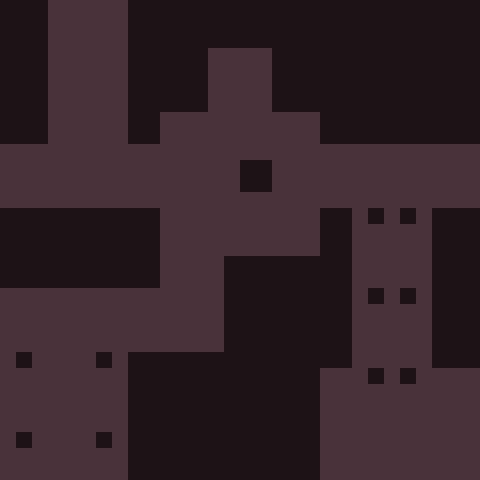

A level layout from a 2D game, rendered from its tile map. Below: a short description, then the map file with its tile-grid data intact:
An orthogonal 30x30 tile map with 16x16 px tiles, 1 tile layer (suelo), 1 hidden layer not drawn.

<map version="1.5" tiledversion="1.6.0" orientation="orthogonal" renderorder="right-down" width="30" height="30" tilewidth="16" tileheight="16" infinite="0" nextlayerid="6" nextobjectid="1">
 <tileset firstgid="1" source="0x72_16x16DungeonTileset.v4.tsx" />
 <layer id="1" name="suelo" width="30" height="30">
  <data encoding="csv">
101,101,101,117,117,117,117,117,101,101,101,101,101,101,101,101,101,101,101,101,101,101,101,101,101,101,101,101,101,101,
101,101,101,117,117,117,117,117,101,101,101,101,101,101,101,101,101,101,101,101,101,101,101,101,101,101,101,101,101,101,
101,101,101,117,117,117,117,117,101,101,101,101,101,101,101,101,101,101,101,101,101,101,101,101,101,101,101,101,101,101,
101,101,101,117,117,117,117,117,101,101,101,101,101,117,117,117,117,101,101,101,101,101,101,101,101,101,101,101,101,101,
101,101,101,117,117,117,117,117,101,101,101,101,101,117,117,117,117,101,101,101,101,101,101,101,101,101,101,101,101,101,
101,101,101,117,117,117,117,117,101,101,101,101,101,117,117,117,117,101,101,101,101,101,101,101,101,101,101,101,101,101,
101,101,101,117,117,117,117,117,101,101,101,101,101,117,117,117,117,101,101,101,101,101,101,101,101,101,101,101,101,101,
101,101,101,117,117,117,117,117,101,101,117,117,117,117,117,117,117,117,117,117,101,101,101,101,101,101,101,101,101,101,
101,101,101,117,117,117,117,117,101,101,117,117,117,117,117,117,117,117,117,117,101,101,101,101,101,101,101,101,101,101,
117,117,117,117,117,117,117,117,117,117,117,117,117,117,117,117,117,117,117,117,117,117,117,117,117,117,117,117,117,117,
117,117,117,117,117,117,117,117,117,117,117,117,117,117,117,101,101,117,117,117,117,117,117,117,117,117,117,117,117,117,
117,117,117,117,117,117,117,117,117,117,117,117,117,117,117,101,101,117,117,117,117,117,117,117,117,117,117,117,117,117,
117,117,117,117,117,117,117,117,117,117,117,117,117,117,117,117,117,117,117,117,117,117,117,117,117,117,117,117,117,117,
101,101,101,101,101,101,101,101,101,101,117,117,117,117,117,117,117,117,117,117,101,101,117,101,117,101,117,101,101,101,
101,101,101,101,101,101,101,101,101,101,117,117,117,117,117,117,117,117,117,117,101,101,117,117,117,117,117,101,101,101,
101,101,101,101,101,101,101,101,101,101,117,117,117,117,117,117,117,117,117,117,101,101,117,117,117,117,117,101,101,101,
101,101,101,101,101,101,101,101,101,101,117,117,117,117,101,101,101,101,101,101,101,101,117,117,117,117,117,101,101,101,
101,101,101,101,101,101,101,101,101,101,117,117,117,117,101,101,101,101,101,101,101,101,117,117,117,117,117,101,101,101,
117,117,117,117,117,117,117,117,117,117,117,117,117,117,101,101,101,101,101,101,101,101,117,101,117,101,117,101,101,101,
117,117,117,117,117,117,117,117,117,117,117,117,117,117,101,101,101,101,101,101,101,101,117,117,117,117,117,101,101,101,
117,117,117,117,117,117,117,117,117,117,117,117,117,117,101,101,101,101,101,101,101,101,117,117,117,117,117,101,101,101,
117,117,117,117,117,117,117,117,117,117,117,117,117,117,101,101,101,101,101,101,101,101,117,117,117,117,117,101,101,101,
117,101,117,117,117,117,101,117,101,101,101,101,101,101,101,101,101,101,101,101,101,101,117,117,117,117,117,101,101,101,
117,117,117,117,117,117,117,117,101,101,101,101,101,101,101,101,101,101,101,101,117,117,117,101,117,101,117,117,117,117,
117,117,117,117,117,117,117,117,101,101,101,101,101,101,101,101,101,101,101,101,117,117,117,117,117,117,117,117,117,117,
117,117,117,117,117,117,117,117,101,101,101,101,101,101,101,101,101,101,101,101,117,117,117,117,117,117,117,117,117,117,
117,117,117,117,117,117,117,117,101,101,101,101,101,101,101,101,101,101,101,101,117,117,117,117,117,117,117,117,117,117,
117,101,117,117,117,117,101,117,101,101,101,101,101,101,101,101,101,101,101,101,117,117,117,117,117,117,117,117,117,117,
117,117,117,117,117,117,117,117,101,101,101,101,101,101,101,101,101,101,101,101,117,117,117,117,117,117,117,117,117,117,
117,117,117,117,117,117,117,117,101,101,101,101,101,101,101,101,101,101,101,101,117,117,117,117,117,117,117,117,117,117
</data>
 </layer>
 <layer id="5" name="personajes" width="30" height="30" visible="0">
  <data encoding="csv">
0,0,0,0,0,0,0,0,0,0,0,0,0,0,0,0,0,0,0,0,0,0,0,0,0,0,0,0,0,0,
0,0,0,0,0,0,0,0,0,0,0,0,0,0,0,0,0,0,0,0,0,0,0,0,0,0,0,0,0,0,
0,0,0,0,0,0,0,0,0,0,0,0,0,0,0,0,0,0,0,0,0,0,0,0,0,0,0,0,0,0,
0,0,0,0,0,0,0,0,0,0,0,0,0,0,0,0,0,0,0,0,0,0,0,0,0,0,0,0,0,0,
0,0,0,0,0,0,0,0,0,0,0,0,0,0,0,0,0,0,0,0,0,0,0,0,0,0,0,0,0,0,
0,0,0,0,0,0,0,0,0,0,0,0,0,0,0,0,0,0,0,0,0,0,0,0,0,0,0,0,0,0,
0,0,0,0,0,0,0,0,0,0,0,0,0,0,0,0,0,0,0,0,0,0,0,0,0,0,0,0,0,0,
0,0,0,0,0,0,0,0,0,0,0,0,0,0,0,0,0,0,0,0,0,0,0,0,0,0,0,0,0,0,
0,0,0,0,0,0,0,0,0,0,0,0,0,0,0,0,0,0,0,0,0,0,0,0,0,0,0,0,0,0,
0,0,0,0,0,0,0,0,0,0,0,0,0,0,0,0,0,0,0,0,0,0,0,0,0,0,0,0,0,0,
0,0,0,0,133,0,0,0,0,0,0,0,0,0,0,0,0,0,0,0,0,0,0,0,0,0,0,0,0,0,
0,0,0,0,0,0,0,0,0,0,0,0,0,0,0,0,0,0,0,0,0,0,0,0,0,0,0,0,0,0,
0,0,0,0,0,0,0,0,0,0,0,0,0,0,0,0,0,0,0,0,0,0,0,0,0,0,0,0,0,0,
0,0,0,0,0,0,0,0,0,0,0,0,0,0,0,0,0,0,0,0,0,0,0,0,0,0,0,0,0,0,
0,0,0,0,0,0,0,0,0,0,0,0,0,0,0,0,0,0,0,0,0,0,0,0,0,0,0,0,0,0,
0,0,0,0,0,0,0,0,0,0,0,0,0,0,0,0,0,0,0,0,0,0,0,0,0,0,0,0,0,0,
0,0,0,0,0,0,0,0,0,0,0,0,0,0,0,0,0,0,0,0,0,0,0,0,0,0,0,0,0,0,
0,0,0,0,0,0,0,0,0,0,0,0,0,0,0,0,0,0,0,0,0,0,0,0,0,0,0,0,0,0,
0,0,0,0,0,0,0,0,0,0,0,0,0,0,0,0,0,0,0,0,0,0,0,0,0,0,0,0,0,0,
0,0,0,0,0,0,0,0,0,0,0,0,0,0,0,0,0,0,0,0,0,0,0,0,0,0,0,0,0,0,
0,0,0,0,0,0,0,0,0,0,0,0,0,0,0,0,0,0,0,0,0,0,0,0,0,0,0,0,0,0,
0,0,0,0,0,0,0,0,0,0,0,0,0,0,0,0,0,0,0,0,0,0,0,0,0,0,0,0,0,0,
0,0,0,0,0,0,0,0,0,0,0,0,0,0,0,0,0,0,0,0,0,0,0,0,0,0,0,0,0,0,
0,0,0,0,0,0,0,0,0,0,0,0,0,0,0,0,0,0,0,0,0,0,0,0,0,0,0,0,0,0,
0,0,0,0,0,0,0,0,0,0,0,0,0,0,0,0,0,0,0,0,0,0,0,0,0,0,0,0,0,0,
0,0,0,0,0,0,0,0,0,0,0,0,0,0,0,0,0,0,0,0,0,0,0,0,0,0,0,0,0,0,
0,0,0,0,0,0,0,0,0,0,0,0,0,0,0,0,0,0,0,0,0,0,0,0,0,0,0,0,0,0,
0,0,0,0,0,0,0,0,0,0,0,0,0,0,0,0,0,0,0,0,0,0,0,0,0,0,0,0,0,0,
0,0,0,0,0,0,0,0,0,0,0,0,0,0,0,0,0,0,0,0,0,0,0,0,0,0,0,0,0,0,
0,0,0,0,0,0,0,0,0,0,0,0,0,0,0,0,0,0,0,0,0,0,0,0,0,0,0,0,0,0
</data>
 </layer>
</map>
